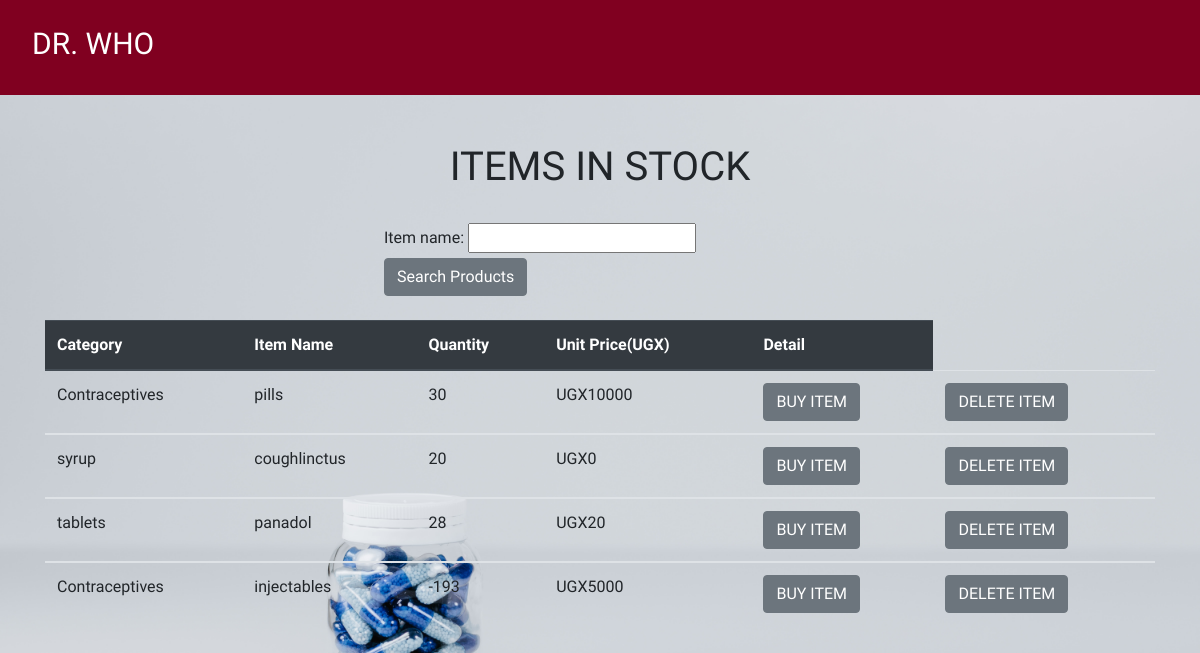
The app's page /index/ with its own data.
### dawa/models.py (models this page shows, shortened)
class Product(models.Model):
    category_name = models.ForeignKey(Category, on_delete=models.CASCADE, null=True, blank = True)
    item_name = models.CharField(max_length =50, null = True, blank = True)
    total_quantity = models.IntegerField(default = 0, null = True, blank = True)
    issued_quantity = models.IntegerField(default = 0, null = True, blank = True)
    received_quantity = models.IntegerField(default = 0, null = True, blank = True)
    unit_price = models.IntegerField(default = 0, null = True, blank = True)
    manufacturer = models.CharField(max_length=50, null = True, blank = True)
    brand = models.CharField(max_length=50, null = True, blank = True)

class Category(models.Model):
    name = models.CharField(max_length=50, null = True, blank = True)
    def __str__(self):
        return self.name

### dawa/views.py (the view)
# urls.py: path('index/', views.home, name = 'index'),
def home(request):
    products = Product.objects.all().order_by('-id')
    product_filter = Product_filter(request.GET, queryset=products)
    products = product_filter.qs
    return render(request,'products/index.html', {'products':products,'product_filter':product_filter})

### templates/products/index.html
{% extends 'products/base.html'%} {% block content%}
<br></br>
<div class = "container">
  <h1 class= "text-center">ITEMS IN STOCK</h1>
  <br>
  <div id="fil" class = "container">
    <form action = "" method = "GET">
      {{product_filter.form}}
      <input
      type = "submit"
      value = "Search Products"
      class="btn btn-secondary btn"/>
    </form>
  </div>
  <br>
  <table class="table">
    <thead class="thead-dark">
      <tr>
        <th scope="col">Category</th>
        <th scope="col">Item Name</th>
        <th scope="col">Quantity</th>
        <th scope="col">Unit Price(UGX)</th>
        <th scope = "col">Detail</th>
      </tr>
    </thead>
    {% for product in products %}
    <tbody>
      <tr>
        <td>{{product.category_name}}</td>
        <td>{{product.item_name}}</td>
        <td>{{product.total_quantity}}</td>
        <td>UGX{{product.unit_price}}</td>
        <td><a href="{% url 'product_detail' product.id %}"
              ><input
                type="submit"
                value="BUY ITEM"
                class="btn btn-secondary btn"
                type="button"
            /></a></td>
            <td><a href="{% url 'delete_item' product.id %}"
              ><input
                type="submit"
                value="DELETE ITEM"
                class="btn btn-secondary btn"
                type="button"
            /></a></td>
      </tr>
    </tbody>
    {% endfor %}
  </table>
</div>
{% endblock%}

### dawa/static/css/main.css (style rules this page uses)
html,body { position: relative; overflow-x: hidden; background: url('/static/images/img6.jpg'); width: 100% !important; height: 100vh; display: table; position: relative; background-position: center; background-attachment: scroll; -o-background-size: cover; -moz-background-size: cover; -webkit-background-size: cover; background-size: cover; background-repeat: no-repeat; }
body { background-color: hsl(0, 0%, 98%); font-family: 'raleway'; }
form { width: 40%; margin: 0 auto; }
#fil { border-radius: 50px; }

### records on screen
Product: category_name "Contraceptives", item_name "pills", total_quantity "30", unit_price "10000"
Product: category_name "syrup", item_name "coughlinctus", total_quantity "20", unit_price "0"
Product: category_name "tablets", item_name "panadol", total_quantity "28", unit_price "20"
Product: category_name "Contraceptives", item_name "injectables", total_quantity "-193", unit_price "5000"
